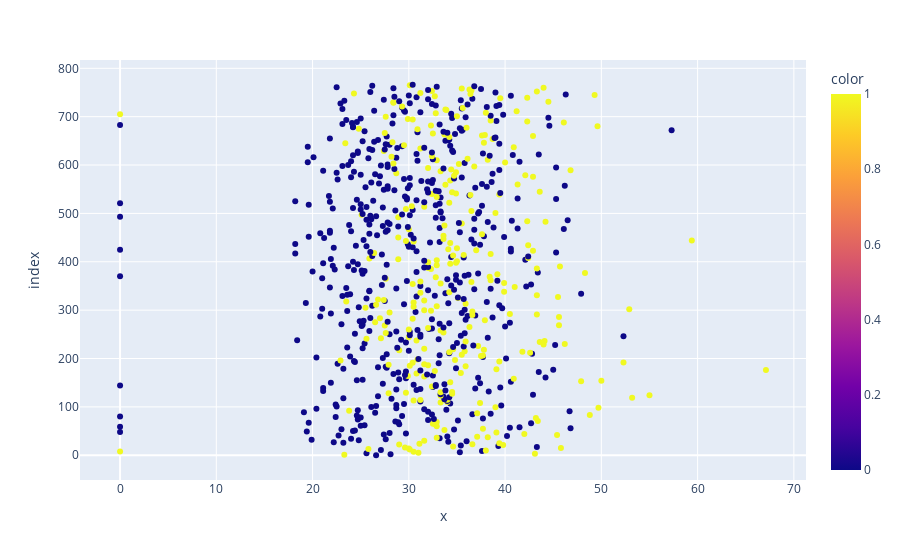

This figure's notebook cell:
### Markdown cell above
Here is a scatter plot showing <code>Glucose</code>, <code>Body Mass Index (BMI)</code> and if they have diabetes or not represented with colour.

### Code cell
# fig = px.scatter(diabetes_data['Glucose'], diabetes_data['BMI'], color=diabetes_data['Class'])
# fig.show()

### Figure 1 — Plotly figure (JSON) as saved in the notebook; plotly's stock layout.template omitted (floating-point values rounded to 4 significant figures; data arrays with more than 128 entries replaced by an {"elided": "..."} marker saying what was removed)
{"data": [{"hovertemplate": "x=%{x}<br>index=%{y}<br>color=%{marker.color}<extra></extra>", "legendgroup": "", "marker": {"color": {"elided": "767 int values"}, "coloraxis": "coloraxis", "symbol": "circle"}, "mode": "markers", "name": "", "orientation": "h", "showlegend": false, "type": "scatter", "x": {"elided": "767 float values"}, "xaxis": "x", "y": {"elided": "767 int values"}, "yaxis": "y"}], "layout": {"coloraxis": {"colorbar": {"title": {"text": "color"}}, "colorscale": [[0, "#0d0887"], [0.1111, "#46039f"], [0.2222, "#7201a8"], [0.3333, "#9c179e"], [0.4444, "#bd3786"], [0.5556, "#d8576b"], [0.6667, "#ed7953"], [0.7778, "#fb9f3a"], [0.8889, "#fdca26"], [1, "#f0f921"]]}, "legend": {"tracegroupgap": 0}, "margin": {"t": 60}, "xaxis": {"anchor": "y", "domain": [0, 1], "title": {"text": "x"}}, "yaxis": {"anchor": "x", "domain": [0, 1], "title": {"text": "index"}}}}
